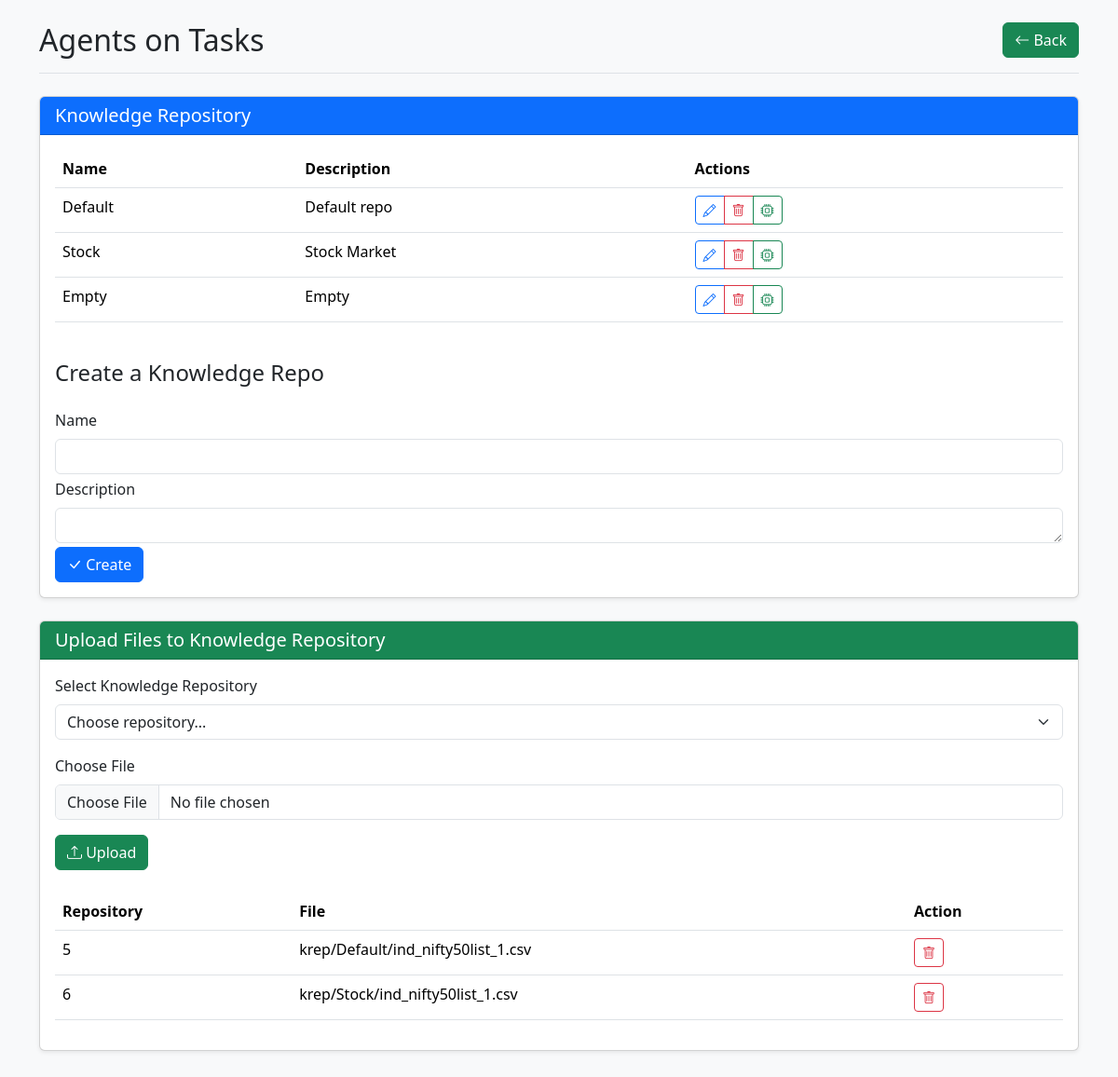
Screenshot of /knowledgerep/create/0 with the database file from the repository.
### agentoapp/models.py (models this page shows, shortened)
class KnowledgeRep(models.Model):
    name = models.CharField(max_length=24)
    description = models.CharField(max_length=128)
    def __str__(self):
        return str(self.id)

class KnowledgeRepFiles(models.Model):
    Knowledge_rep = models.ForeignKey(KnowledgeRep,on_delete=models.CASCADE)
    file = models.FileField(upload_to =user_directory_path)

### agentoapp/views.py (the view, shortened to what this page needs)
# urls.py: path('knowledgerep/<str:action>/<int:id>', name='knowledgerep',view=knowledgerep),
def knowledgerep(request,action,id):
    print(request,action,id)
    krep = KnowledgeRep.objects.all()
    krepf = KnowledgeRepFiles.objects.all()
    krepo = None
    if action == 'create' and request.method == 'POST':
        name = request.POST.get('name','')
        description = request.POST.get('description','')
        KnowledgeRep.objects.create(name=name,description=description)
        return redirect('/knowledgerep/create/0')
    if action == 'edit' and request.method == 'GET' and id:
        krepo = KnowledgeRep.objects.get(id=id)
    if action == 'delete' and request.method == 'GET' and id:
        krepof = KnowledgeRepFiles.objects.get(id=id)
        krepof.delete()
        return redirect('/knowledgerep/create/0')
    if action == 'deletekrep' and request.method == 'GET' and id:
        krepo = KnowledgeRep.objects.get(id=id)
        krepo.delete()
        return redirect('/knowledgerep/create/0')
    if action == 'delete' and request.method == 'GET' and id:
        krepof = KnowledgeRepFiles.objects.get(id=id)
        krepof.delete()
        return redirect('/knowledgerep/create/0')
    return render(request,'agentoapp/knowledgerep.html',context={'krep':krep,'krepf':krepf,'krepo':krepo,'action':action,'id':id})

### agentoapp/templates/agentoapp/knowledgerep.html (shortened to what this page needs)
<!DOCTYPE html>
<html lang="en">
<head>
    <link href="https://cdn.jsdelivr.net/npm/bootstrap@5.3.3/dist/css/bootstrap.min.css" rel="stylesheet">
    <link rel="stylesheet" href="https://cdn.jsdelivr.net/npm/bootstrap-icons@1.11.3/font/bootstrap-icons.min.css">
</head>
<body class="bg-light">
    <div class="container py-4">
        <header class="border-bottom pb-3 mb-4">
            <div class="d-flex justify-content-between align-items-center">
                <h1 class="h2 mb-0">Agents on Tasks</h1>
                <a class="btn btn-success" href="{% url 'agentoapp:index' %}">
                    <i class="bi bi-arrow-left"></i> Back
                </a>
            </div>
        </header>
        <div class="row mb-4">
            <div class="col">
                <div class="card shadow-sm">
                    <div class="card-header bg-primary text-white">
                        <h3 class="h5 mb-0">Knowledge Repository</h3>
                    </div>
                    <div class="card-body">
                        <div class="table-responsive mb-4">
                            <table class="table table-hover">
                                <thead>
                                    <tr>
                                        <th>Name</th>
                                        <th>Description</th>
                                        <th>Actions</th>
                                    </tr>
                                </thead>
                                <tbody>
                                    {% for k in krep %}
                                    <tr>
                                        <td>{{k.name}}</td>
                                        <td>{{k.description}}</td>
                                        <td>
                                            <div class="btn-group">
                                                <a href="{% url 'agentoapp:knowledgerep' action='edit' id=k.id %}" class="btn btn-sm btn-outline-primary">
                                                    <i class="bi bi-pencil"></i>
                                                </a>
                                                <a href="{% url 'agentoapp:knowledgerep' action='deletekrep' id=k.id %}" class="btn btn-sm btn-outline-danger" onclick="return confirm('Delete this file?');">
                                                    <i class="bi bi-trash"></i>
                                                </a>
                                                <a href="{% url 'agentoapp:knowledgerep' action='vectorize' id=k.id %}" class="btn btn-sm btn-outline-success" onclick="return confirm('Vectorize this repository?');">
                                                    <i class="bi bi-cpu"></i>
                                                </a>
                                            </div>
                                        </td>
                                    </tr>
                                    {% endfor %}
                                </tbody>
                            </table>
                        </div>
                        <h4 class="card-title mb-4">Create a Knowledge Repo</h4>
                        <form method="POST" action="{% url 'agentoapp:knowledgerep' action=action id=id %}" class="needs-validation">
                            <div class="mb-1">
                                <label for="name" class="form-label">Name</label>
                                <input type="text" class="form-control" name="name" id="name" value="{{krepo.name}}" required>
                            </div>
                            <div class="mb-1">
                                <label for="description" class="form-label">Description</label>
                                <textarea class="form-control" name="description" id="description" rows="1">{{krepo.description}}</textarea>
                            </div>
                            <button type="submit" class="btn btn-primary">
                                <i class="bi bi-check-lg"></i> Create
                            </button>
                        </form>
                    </div>
                </div>
            </div>
        </div>
        <div class="row mb-4">
            <div class="col">
                <div class="card shadow-sm">
                    <div class="card-header bg-success text-white">
                        <h3 class="h5 mb-0">Upload Files to Knowledge Repository</h3>
                    </div>
                    <div class="card-body">
                        <form method="post" enctype="multipart/form-data" action="{% url 'agentoapp:knowledgerep' action='upload' id=0 %}" class="mb-4">
                            <div class="mb-3">
                                <label for="knowledgerep" class="form-label">Select Knowledge Repository</label>
                                <select class="form-select" id="knowledgerep" name="knowledgerep" required>
                                    <option value="">Choose repository...</option>
                                </select>
                            </div>
                            <div class="mb-3">
                                <label for="file" class="form-label">Choose File</label>
                                <input type="file" class="form-control" id="file" name="file" required>
                            </div>
                            <button type="submit" class="btn btn-success">
                                <i class="bi bi-upload"></i> Upload
                            </button>
                        </form>
                        <div class="table-responsive">
                            <table class="table table-hover">
                                <thead>
                                    <tr>
                                        <th>Repository</th>
                                        <th>File</th>
                                        <th>Action</th>
                                    </tr>
                                </thead>
                                <tbody>
                                    {% for k in krepf %}
                                    <tr>
                                        <td>{{k.Knowledge_rep}}</td>
                                        <td>{{k.file}}</td>
                                        <td>
                                            <a href="{% url 'agentoapp:knowledgerep' action='delete' id=k.id %}" class="btn btn-sm btn-outline-danger" onclick="return confirm('Delete this file?');">
                                                <i class="bi bi-trash"></i>
                                            </a>
                                        </td>
                                    </tr>
                                    {% endfor %}
                                </tbody>
                            </table>
                        </div>
                    </div>
                </div>
            </div>
        </div>
    </div>
</body>
</html>

### rows the page displays
KnowledgeRep: name "Default", description "Default repo"
KnowledgeRep: name "Stock", description "Stock Market"
KnowledgeRep: name "Empty", description "Empty"
KnowledgeRepFiles: Knowledge_rep "5", file "krep/Default/ind_nifty50list_1.csv"
KnowledgeRepFiles: Knowledge_rep "6", file "krep/Stock/ind_nifty50list_1.csv"
